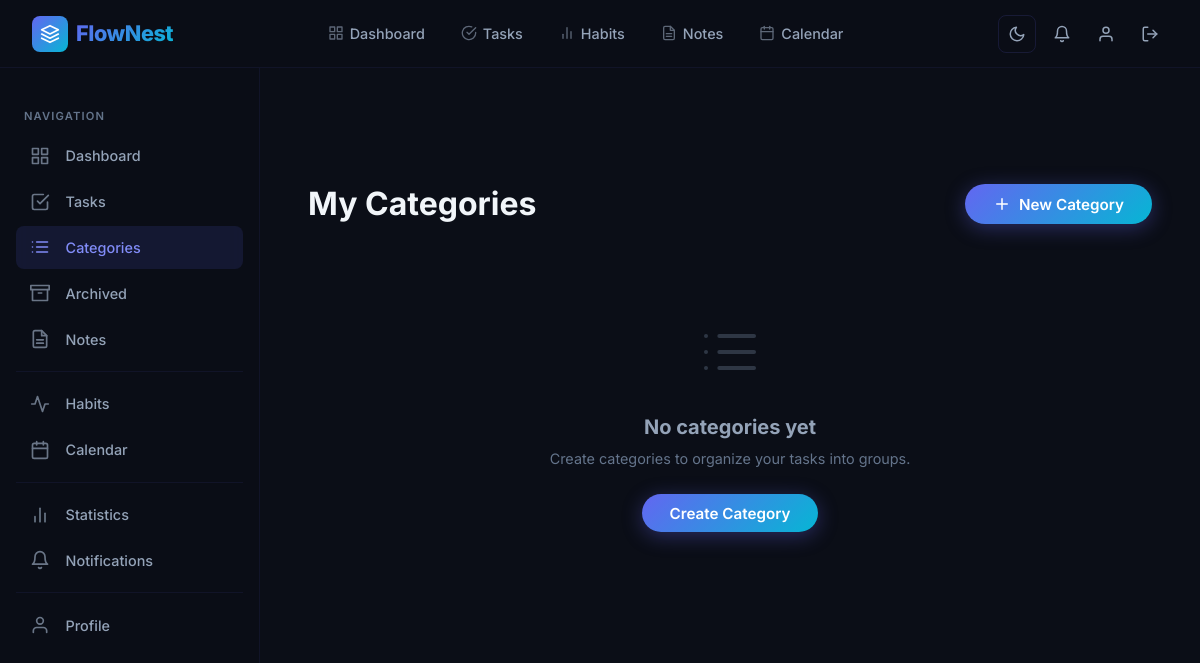
Page /categories/ (signed in) on the earlier database version.
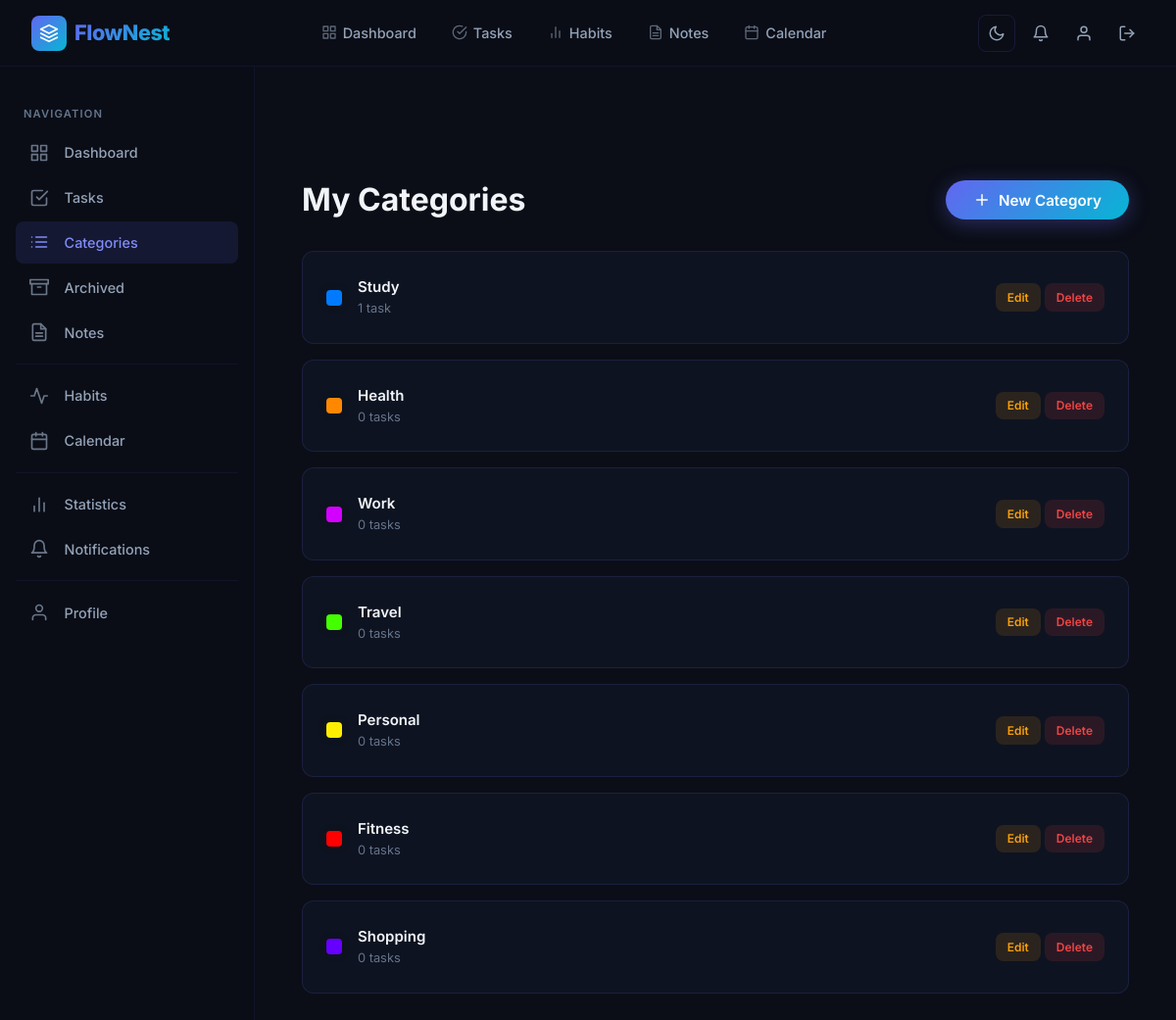
Same page on the later database version.
### app/models.py (models this page shows, shortened)
class Category(db.Model):
    __tablename__ = "categories"
    id = db.Column(
        db.Integer,
        primary_key=True
    )
    user = db.relationship(
    "User",
    back_populates="categories"
    )
    tasks = db.relationship(
    "Task",
    back_populates="category",
    lazy=True
    )
    name = db.Column(
        db.String(100),
        nullable=False
    )
    color = db.Column(
        db.String(20),
        default="#007bff"
    )
    user_id = db.Column(
        db.Integer,
        db.ForeignKey("users.id"),
        nullable=False
    )

### app/routes/categories.py (the view)
@categories.route("/")
@login_required
def list_categories():
    categories = Category.query.filter_by(
        user_id=current_user.id
    ).all()
    return render_template(
        "categories/list.html",
        categories=categories
    )

### app/extensions.py (called while the page is built)
@login_manager.user_loader
def load_user(user_id):
    from app.models import User
    return User.query.get(int(user_id))

### app/templates/categories/list.html (shortened to what this page needs)
{% extends "base.html" %}
{% block content %}
<div class="page-wrapper with-sidebar">
    <div class="page-content">
        <div class="page-header fade-in">
            <h2>My Categories</h2>
            <a href="{{ url_for('categories.create_category') }}" class="btn btn-primary">
                <svg viewBox="0 0 24 24" fill="none" stroke="currentColor" stroke-width="2" width="18" height="18" stroke-linecap="round" stroke-linejoin="round">
                    <line x1="12" y1="5" x2="12" y2="19"></line>
                    <line x1="5" y1="12" x2="19" y2="12"></line>
                </svg>
                New Category
            </a>
        </div>
        {% if categories %}
        <div class="categories-grid fade-in fade-in-delay-1">
            {% for category in categories %}
            <div class="category-card">
                <div class="category-card-info">
                    <span class="category-color-swatch" style="background: {{ category.color }};"></span>
                    <div>
                        <div class="category-card-name">{{ category.name }}</div>
                        <div class="category-card-count">{{ category.tasks|length }} task{{ 's' if category.tasks|length != 1 else '' }}</div>
                    </div>
                </div>
                <div class="category-card-actions">
                    <a href="{{ url_for('categories.update_category', category_id=category.id) }}" class="btn-xs btn-warning-soft">Edit</a>
                    <a href="{{ url_for('categories.delete_category', category_id=category.id) }}" class="btn-xs btn-danger-soft"
                        onclick="return confirm('Delete this category? Tasks in this category will become uncategorized.');">Delete</a>
                </div>
            </div>
            {% endfor %}
        </div>
        {% else %}
        <div class="empty-state fade-in">
            <h3>No categories yet</h3>
            <p>Create categories to organize your tasks into groups.</p>
            <a href="{{ url_for('categories.create_category') }}" class="btn btn-primary">Create Category</a>
        </div>
        {% endif %}
    </div>
</div>
{% endblock %}

### app/templates/base.html (shortened to what this page needs)
<!DOCTYPE html>
<html lang="en" data-theme="dark">
<head>
    <link rel="stylesheet" href="{{ url_for('static', filename='style/style.css') }}">
</head>
<body>
    {% include 'navbar.html' %}
    {% include 'sidebar.html' %}
    <main>
        {% block content %}
        {% endblock %}
    </main>
</body>
</html>

### app/templates/navbar.html (shortened to what this page needs)
<nav class="navbar" id="main-navbar">
    <a href="{% if current_user.is_authenticated %}{{ url_for('dashboard.home') }}{% else %}{{ url_for('main.home') }}{% endif %}" class="nav-brand">
        <div class="nav-brand-icon">
            <svg viewBox="0 0 24 24" fill="none" stroke="currentColor" stroke-width="2" stroke-linecap="round"
                stroke-linejoin="round">
                <path d="M12 2L2 7l10 5 10-5-10-5z"></path>
                <path d="M2 17l10 5 10-5"></path>
                <path d="M2 12l10 5 10-5"></path>
            </svg>
        </div>
        <span class="nav-brand-text">FlowNest</span>
    </a>
    <ul class="nav-links" id="nav-links">
        {% if current_user.is_authenticated %}
        <li><a href="{{ url_for('dashboard.home') }}" class="nav-link {% if request.endpoint == 'dashboard.home' %}active{% endif %}">
            Dashboard
        </a></li>
        <li><a href="{{ url_for('tasks.list_tasks') }}" class="nav-link {% if request.endpoint and 'tasks' in request.endpoint %}active{% endif %}">
            <svg width="16" height="16" viewBox="0 0 24 24" fill="none" stroke="currentColor" stroke-width="2" stroke-linecap="round" stroke-linejoin="round"><path d="M22 11.08V12a10 10 0 1 1-5.93-9.14"></path><polyline points="22 4 12 14.01 9 11.01"></polyline></svg>
            Tasks
        </a></li>
        <li><a href="{{ url_for('habits.list_habits') }}" class="nav-link {% if request.endpoint and 'habits' in request.endpoint %}active{% endif %}">
            <svg width="16" height="16" viewBox="0 0 24 24" fill="none" stroke="currentColor" stroke-width="2" stroke-linecap="round" stroke-linejoin="round"><path d="M18 20V10"></path><path d="M12 20V4"></path><path d="M6 20v-6"></path></svg>
            Habits
        </a></li>
        <li><a href="{{ url_for('notes.list_notes') }}" class="nav-link {% if request.endpoint and 'notes' in request.endpoint %}active{% endif %}">
            Notes
        </a></li>
        <li><a href="{{ url_for('calendar.calendar_view') }}" class="nav-link {% if request.endpoint and 'calendar' in request.endpoint %}active{% endif %}">
            Calendar
        </a></li>
        {% else %}
        <li><a href="{{ url_for('main.home') }}" class="nav-link active">Home</a></li>
        {% endif %}
    </ul>
    <div class="nav-actions">
        <button class="theme-toggle" id="theme-toggle" aria-label="Toggle theme">
            <svg class="icon-moon" viewBox="0 0 24 24" fill="none" stroke="currentColor" stroke-width="2"
                stroke-linecap="round" stroke-linejoin="round">
                <path d="M21 12.79A9 9 0 1 1 11.21 3 7 7 0 0 0 21 12.79z"></path>
            </svg>
        </button>
        {% if current_user.is_authenticated %}
        <a href="{{ url_for('notifications.list_notifications') }}" class="nav-icon-btn" title="Notifications">
            <svg width="18" height="18" viewBox="0 0 24 24" fill="none" stroke="currentColor" stroke-width="2"
                stroke-linecap="round" stroke-linejoin="round">
                <path d="M18 8A6 6 0 0 0 6 8c0 7-3 9-3 9h18s-3-2-3-9"></path>
                <path d="M13.73 21a2 2 0 0 1-3.46 0"></path>
            </svg>
        </a>
        <a href="{{ url_for('profile.profile_page') }}" class="nav-icon-btn" title="Profile">
            <svg width="18" height="18" viewBox="0 0 24 24" fill="none" stroke="currentColor" stroke-width="2"
                stroke-linecap="round" stroke-linejoin="round">
                <path d="M20 21v-2a4 4 0 0 0-4-4H8a4 4 0 0 0-4 4v2"></path>
                <circle cx="12" cy="7" r="4"></circle>
            </svg>
        </a>
        <a href="{{ url_for('auth.logout') }}" class="nav-icon-btn nav-logout-btn" title="Logout">
            <svg width="18" height="18" viewBox="0 0 24 24" fill="none" stroke="currentColor" stroke-width="2"
                stroke-linecap="round" stroke-linejoin="round">
                <path d="M9 21H5a2 2 0 0 1-2-2V5a2 2 0 0 1 2-2h4"></path>
                <polyline points="16 17 21 12 16 7"></polyline>
                <line x1="21" y1="12" x2="9" y2="12"></line>
            </svg>
        </a>
        {% else %}
        <a href="{{ url_for('auth.login') }}" class="nav-btn nav-btn-ghost">Login</a>
        <a href="{{ url_for('auth.register') }}" class="nav-btn nav-btn-primary">Get Started</a>
        {% endif %}
    </div>
</nav>

### app/templates/sidebar.html (shortened to what this page needs)
{% if current_user.is_authenticated %}
<aside class="sidebar" id="sidebar">
    <div class="sidebar-label">Navigation</div>
    <ul class="sidebar-nav">
        <li>
            <a href="{{ url_for('dashboard.home') }}" class="{{ 'active' if request.endpoint == 'dashboard.home' else '' }}">
                <svg viewBox="0 0 24 24" fill="none" stroke="currentColor" stroke-width="2" stroke-linecap="round"
                    stroke-linejoin="round">
                    <rect x="3" y="3" width="7" height="7"></rect>
                    <rect x="14" y="3" width="7" height="7"></rect>
                    <rect x="14" y="14" width="7" height="7"></rect>
                    <rect x="3" y="14" width="7" height="7"></rect>
                </svg>
                Dashboard
            </a>
        </li>
        <li>
            <a href="{{ url_for('tasks.list_tasks') }}" class="{{ 'active' if request.endpoint and request.endpoint.startswith('tasks.') and request.endpoint != 'tasks.archived_tasks' else '' }}">
                <svg viewBox="0 0 24 24" fill="none" stroke="currentColor" stroke-width="2" stroke-linecap="round"
                    stroke-linejoin="round">
                    <path d="M9 11l3 3L22 4"></path>
                    <path d="M21 12v7a2 2 0 0 1-2 2H5a2 2 0 0 1-2-2V5a2 2 0 0 1 2-2h11"></path>
                </svg>
                Tasks
            </a>
        </li>
        <li>
            <a href="{{ url_for('categories.list_categories') }}" class="{{ 'active' if request.endpoint and request.endpoint.startswith('categories.') else '' }}">
                Categories
            </a>
        </li>
        <li>
            <a href="{{ url_for('tasks.archived_tasks') }}" class="{{ 'active' if request.endpoint == 'tasks.archived_tasks' else '' }}">
                <svg viewBox="0 0 24 24" fill="none" stroke="currentColor" stroke-width="2" stroke-linecap="round"
                    stroke-linejoin="round">
                    <polyline points="21 8 21 21 3 21 3 8"></polyline>
                    <rect x="1" y="3" width="22" height="5"></rect>
                    <line x1="10" y1="12" x2="14" y2="12"></line>
                </svg>
                Archived
            </a>
        </li>
        <li>
            <a href="{{ url_for('notes.list_notes') }}" class="{{ 'active' if request.endpoint and request.endpoint.startswith('notes.') else '' }}">
                Notes
            </a>
        </li>
        <div class="sidebar-divider"></div>
        <li>
            <a href="{{ url_for('habits.list_habits') }}" class="{{ 'active' if request.endpoint and request.endpoint.startswith('habits.') else '' }}">
                <svg viewBox="0 0 24 24" fill="none" stroke="currentColor" stroke-width="2" stroke-linecap="round"
                    stroke-linejoin="round">
                    <path d="M22 12h-4l-3 9L9 3l-3 9H2"></path>
                </svg>
                Habits
            </a>
        </li>
        <li>
            <a href="{{ url_for('calendar.calendar_view') }}" class="{{ 'active' if request.endpoint and request.endpoint.startswith('calendar.') else '' }}">
                <svg viewBox="0 0 24 24" fill="none" stroke="currentColor" stroke-width="2" stroke-linecap="round"
                    stroke-linejoin="round">
                    <rect x="3" y="4" width="18" height="18" rx="2" ry="2"></rect>
                    <line x1="16" y1="2" x2="16" y2="6"></line>
                    <line x1="8" y1="2" x2="8" y2="6"></line>
                    <line x1="3" y1="10" x2="21" y2="10"></line>
                </svg>
                Calendar
            </a>
        </li>
        <div class="sidebar-divider"></div>
        <li>
            <a href="{{ url_for('stats.statistics') }}" class="{{ 'active' if request.endpoint and request.endpoint.startswith('stats.') else '' }}">
                <svg viewBox="0 0 24 24" fill="none" stroke="currentColor" stroke-width="2" stroke-linecap="round"
                    stroke-linejoin="round">
                    <line x1="18" y1="20" x2="18" y2="10"></line>
                    <line x1="12" y1="20" x2="12" y2="4"></line>
                    <line x1="6" y1="20" x2="6" y2="14"></line>
                </svg>
                Statistics
            </a>
        </li>
        <li>
            <a href="{{ url_for('notifications.list_notifications') }}" class="{{ 'active' if request.endpoint and request.endpoint.startswith('notifications.') else '' }}">
                <svg viewBox="0 0 24 24" fill="none" stroke="currentColor" stroke-width="2" stroke-linecap="round"
                    stroke-linejoin="round">
                    <path d="M18 8A6 6 0 0 0 6 8c0 7-3 9-3 9h18s-3-2-3-9"></path>
                    <path d="M13.73 21a2 2 0 0 1-3.46 0"></path>
                </svg>
                Notifications
            </a>
        </li>
        <div class="sidebar-divider"></div>
        <li>
            <a href="{{ url_for('profile.profile_page') }}" class="{{ 'active' if request.endpoint and request.endpoint.startswith('profile.') else '' }}">
                <svg viewBox="0 0 24 24" fill="none" stroke="currentColor" stroke-width="2" stroke-linecap="round"
                    stroke-linejoin="round">
                    <path d="M20 21v-2a4 4 0 0 0-4-4H8a4 4 0 0 0-4 4v2"></path>
                    <circle cx="12" cy="7" r="4"></circle>
                </svg>
                Profile
            </a>
        </li>
    </ul>
</aside>
{% endif %}

Differences in the rows shown:
added Category: name "Study", tasks|length "1"
added Category: name "Health", tasks|length "0", tasks "s"
added Category: name "Work", tasks|length "0", tasks "s"
added Category: name "Travel", tasks|length "0", tasks "s"
added Category: name "Personal", tasks|length "0", tasks "s"
added Category: name "Fitness", tasks|length "0", tasks "s"
added Category: name "Shopping", tasks|length "0", tasks "s"
Other differences:
text no longer shown: "No categories yet Create categories to organize your tasks into groups. Create Category"
